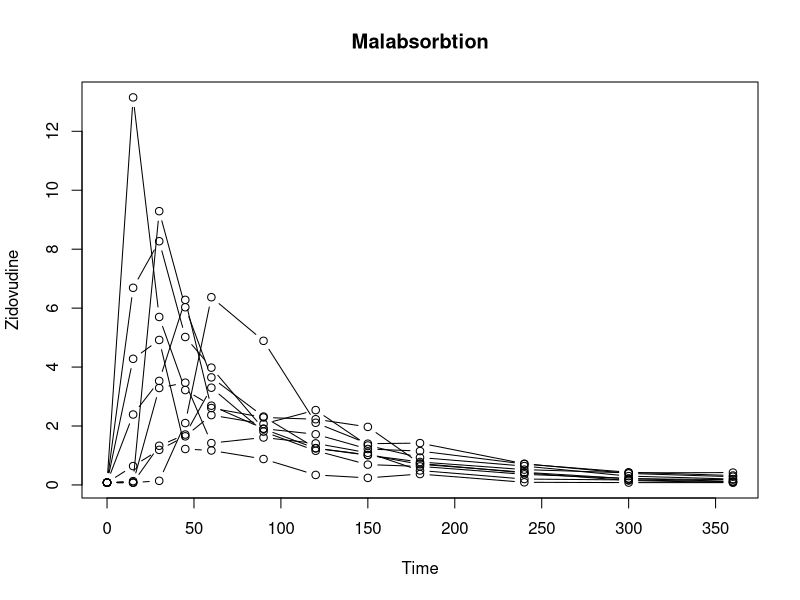
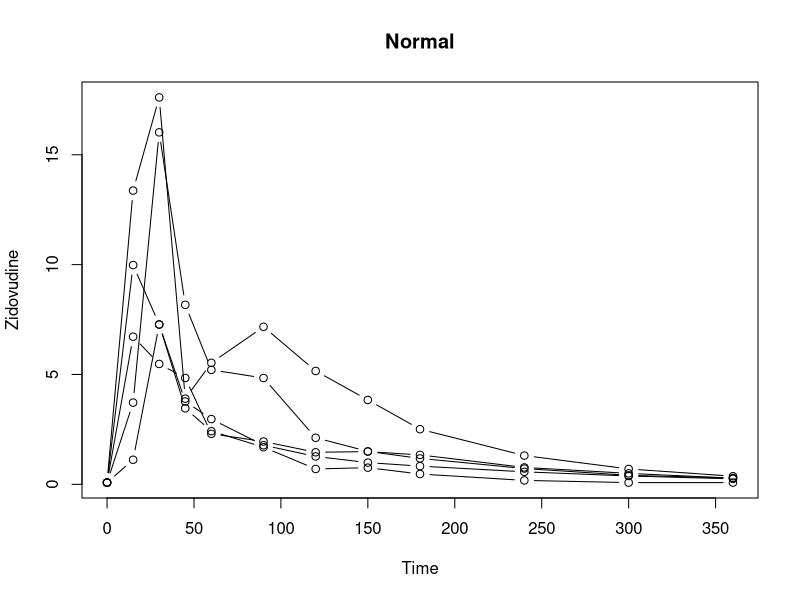
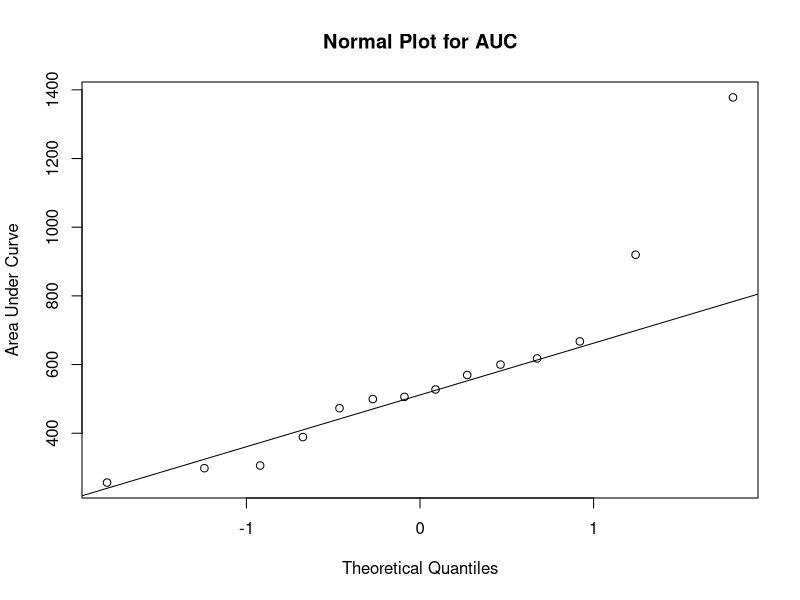

Recreate these plots in R, in order.
# Time series summary: the StatsDirect help example (Bland 2000, blood levels of
# zidovudine after an oral dose in patients with and without malabsorption) in R
# The data are the Group, Time, Zidovudine and Patient columns of the Other
# worksheet of the StatsDirect test workbook. Save those columns, with their
# headings, as zidovudine.csv in R's working directory first.
d <- read.csv("zidovudine.csv")
# 2 decimal places, with halves rounded up as StatsDirect rounds them
two <- function(x) {
  formatC(sign(x) * floor(abs(x) * 100 + 0.5 + 1e-9) / 100, digits = 2, format = "f",
          drop0trailing = TRUE)
}
iqr <- function(x) diff(quantile(x, c(0.25, 0.75), type = 2))

# R has no standard function for this summary, so it is built here. For each
# group and time: the number of observations, mean, SD, SE, median and IQR
# (quartiles by centile type 1, which is type 2 in R).
for (g in unique(d$Group)) {
  cat("Group:", g, "\n")
  s <- d[d$Group == g, ]
  cat("Time  Observations  Mean  SD  SE  Median  IQR\n")
  for (t in sort(unique(s$Time))) {
    y <- s$Zidovudine[s$Time == t]
    cat(t, length(y), two(mean(y)), two(sd(y)), two(sd(y) / sqrt(length(y))),
        two(median(y)), two(iqr(y)), "\n")
  }

  # For each subject: the baseline (the value at time 0), the smallest and
  # largest values, the time of the largest, the slope of a least squares line
  # through the values up to the largest, and the area under the curve by the
  # trapezium rule
  cat("Subject ID  Baseline  Min. observation  Max. observation  Time to max.",
      "Slope to max.  AUC\n")
  auc <- slope <- tmax <- c()
  for (id in sort(unique(s$Patient))) {
    p <- s[s$Patient == id, ]
    p <- p[order(p$Time), ]
    y <- p$Zidovudine
    t <- p$Time
    k <- which.max(y)
    tmax[id] <- t[k]
    slope[id] <- coef(lm(y[1:k] ~ t[1:k]))[2]
    auc[id] <- sum(diff(t) * (y[-1] + y[-length(y)]) / 2)
    cat(id, two(y[1]), two(min(y)), two(max(y)), t[k], two(slope[id]), two(auc[id]),
        "\n")
  }

  # The group's summary of the areas: t and z intervals for the mean, and a
  # bootstrap-t interval. StatsDirect's bootstrap uses its own random numbers, so
  # its limits differ a little from these.
  auc <- auc[!is.na(auc)]
  slope <- slope[!is.na(slope)]
  tmax <- tmax[!is.na(tmax)]
  n <- length(auc)
  se <- sd(auc) / sqrt(n)
  cat("Subjects:", n, "\n")
  cat("Total (mean per time point) observations:", nrow(s),
      paste0("(", nrow(s) / length(unique(s$Time)), ")"), "\n")
  cat("Mean (SD) area under curve (AUC):", two(mean(auc)),
      paste0("(", two(sd(auc)), ")"), "\n")
  cat("SE of mean AUC:", two(se), "\n")
  cat("95% t-interval for mean AUC:", two(mean(auc) - qt(0.975, n - 1) * se), "to",
      two(mean(auc) + qt(0.975, n - 1) * se), "\n")
  set.seed(2944296)
  tstar <- replicate(10000, {
    b <- sample(auc, n, replace = TRUE)
    (mean(b) - mean(auc)) / (sd(b) / sqrt(n))
  })
  cat("95% bootstrap-t interval for mean AUC (10000 iterations):",
      two(mean(auc) + quantile(tstar, 0.025, type = 2) * se), "to",
      two(mean(auc) + quantile(tstar, 0.975, type = 2) * se), "\n")
  cat("95% z-interval for mean AUC:", two(mean(auc) - qnorm(0.975) * se), "to",
      two(mean(auc) + qnorm(0.975) * se), "\n")
  cat("Median (IQR) area under curve:", two(median(auc)),
      paste0("(", two(iqr(auc)), ")"), "\n")
  cat("Median (IQR) time to maximum:", median(tmax), paste0("(", iqr(tmax), ")"), "\n")
  cat("Median (IQR) slope to maximum:", two(median(slope)),
      paste0("(", two(iqr(slope)), ")"), "\n")
  cat("Mean (SD) slope to maximum:", two(mean(slope)), paste0("(", two(sd(slope)), ")"),
      "\n")

  # The group's chart: each subject's values against time
  plot(s$Time, s$Zidovudine, type = "n", main = g, xlab = "Time", ylab = "Zidovudine")
  for (id in unique(s$Patient)) {
    p <- s[s$Patient == id, ]
    lines(p$Time[order(p$Time)], p$Zidovudine[order(p$Time)], type = "b")
  }
  assign(paste0("auc_", g), auc)
}

# The areas of the two groups compared with Welch's t test (R's default), which
# is what StatsDirect reports, followed in the report by its bootstrap version
r <- t.test(auc_Malabsorbtion, auc_Normal)
cat("Group comparison: Malabsorbtion vs. Normal\n")
cat("Welch t (SE of difference):", two(r$statistic), paste0("(", two(r$stderr), ")"),
    "\n")
cat("DF (Satterthwaite):", two(r$parameter), "\n")
cat("Two sided P =", formatC(r$p.value, digits = 4, format = "f"), "\n")
cat("AUC difference (95% CI):", two(diff(rev(r$estimate))),
    paste0("(", two(r$conf.int[1]), " to ", two(r$conf.int[2]), ")"), "\n")

# The normal plot of the areas that ends the report (all subjects)
qqnorm(c(auc_Malabsorbtion, auc_Normal), main = "Normal Plot for AUC",
       ylab = "Area Under Curve")
qqline(c(auc_Malabsorbtion, auc_Normal))
